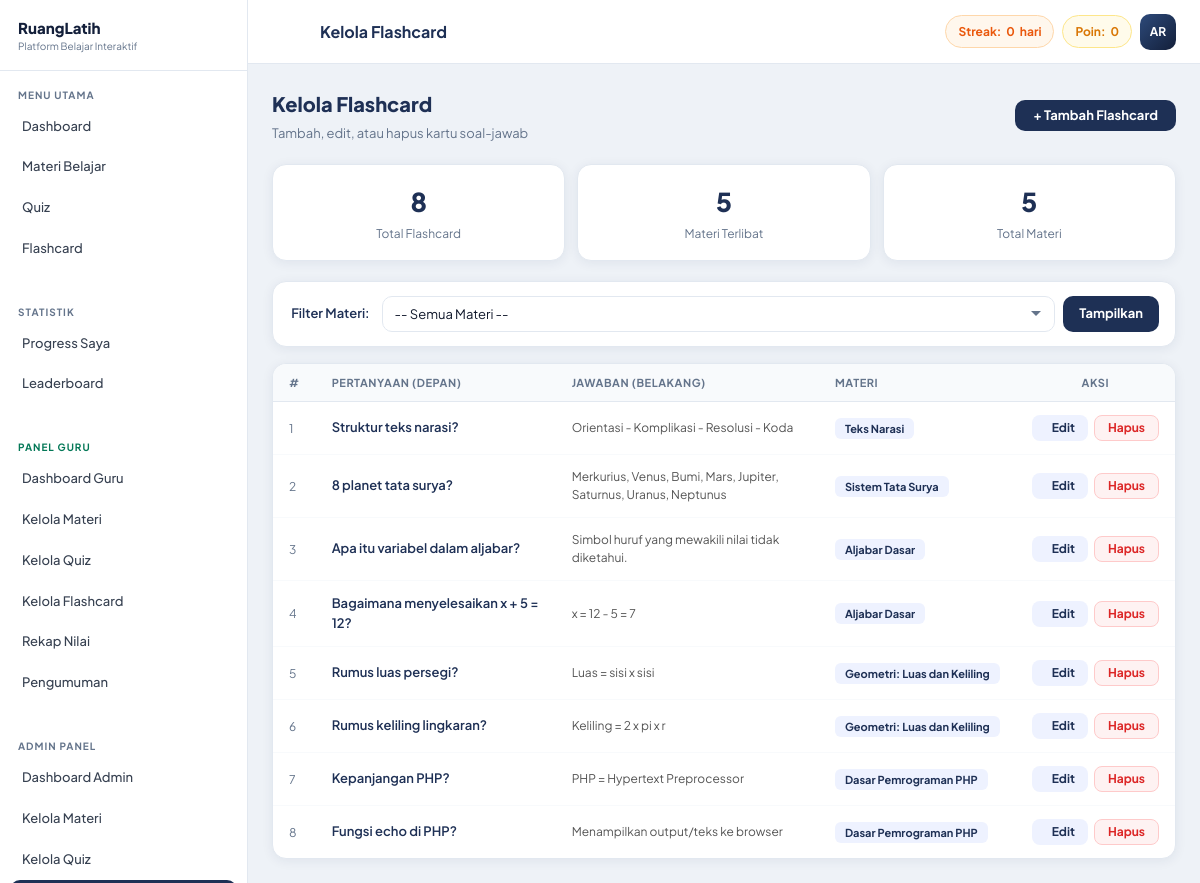
Page /admin/flashcard.php (signed in) on the committed database.
### tables this page shows
CREATE TABLE users (
    id          INT AUTO_INCREMENT PRIMARY KEY,
    name        VARCHAR(100) NOT NULL,
    email       VARCHAR(150) UNIQUE NOT NULL,
    password    VARCHAR(255) NOT NULL,
    role        ENUM('user','admin','guru') DEFAULT 'user',
    nisn        VARCHAR(10)  DEFAULT NULL COMMENT '10 digit Nomor Induk Siswa Nasional',
    no_absen    TINYINT UNSIGNED DEFAULT NULL COMMENT 'Nomor absen di kelas',
    kelas       VARCHAR(30)  DEFAULT NULL  COMMENT 'Contoh: X IPA 1, XI RPL 2',
    avatar      VARCHAR(255) DEFAULT NULL,
    total_points INT DEFAULT 0,
    streak      INT DEFAULT 0,
    last_active DATE DEFAULT NULL,
    created_at  TIMESTAMP DEFAULT CURRENT_TIMESTAMP
);

CREATE TABLE flashcards (
    id          INT AUTO_INCREMENT PRIMARY KEY,
    material_id INT NOT NULL,
    question    TEXT NOT NULL,
    answer      TEXT NOT NULL,
    FOREIGN KEY (material_id) REFERENCES materials(id) ON DELETE CASCADE
);

CREATE TABLE materials (
    id          INT AUTO_INCREMENT PRIMARY KEY,
    category_id INT NOT NULL,
    title       VARCHAR(200) NOT NULL,
    content     LONGTEXT NOT NULL,
    kelas       VARCHAR(30)  DEFAULT 'Semua' COMMENT 'Semua | X | XI | XII | X IPA 1 | dst',
    thumbnail   VARCHAR(255) DEFAULT NULL,
    created_at  TIMESTAMP DEFAULT CURRENT_TIMESTAMP,
    FOREIGN KEY (category_id) REFERENCES categories(id) ON DELETE CASCADE
);

### includes/functions.php (called while the page is built, shortened)
<?php
function getCurrentUser() {
    $db = getDB(); $id = (int)$_SESSION['user_id'];
    $r  = $db->query("SELECT * FROM users WHERE id=$id LIMIT 1");
    return $r ? $r->fetch_assoc() : null;
}
function getInitials($name) {
    $w=explode(' ',trim($name)); $i='';
    foreach(array_slice($w,0,2) as $word) $i.=strtoupper(substr($word,0,1));
    return $i;
}

### admin/flashcard.php (the view, shortened to what this page needs)
<?php
require_once __DIR__ . '/../includes/functions.php';
$db   = getDB();
$pageTitle = 'Kelola Flashcard';
$filterMid = (int)($_GET['material_id'] ?? 0);
$mats   = $db->query("SELECT m.*,c.name AS cat_name,c.icon AS cat_icon FROM materials m JOIN categories c ON m.category_id=c.id ORDER BY c.name,m.title");
$matArr = [];
while ($m = $mats->fetch_assoc()) $matArr[] = $m;
$where = $filterMid ? "WHERE f.material_id=$filterMid" : '';
$cards = $db->query("
    SELECT f.*, m.title AS mat_title, c.name AS cat_name, c.icon AS cat_icon
    FROM flashcards f
    JOIN materials m ON f.material_id = m.id
    JOIN categories c ON m.category_id = c.id
    $where
    ORDER BY c.name, m.title, f.id
");
include __DIR__ . '/../includes/header.php';
?>
<div style="display:flex;align-items:center;justify-content:space-between;margin-bottom:20px;flex-wrap:wrap;gap:12px">
    <div>
        <div style="font-size:20px;font-weight:800;color:var(--navy)">Kelola Flashcard</div>
        <div style="font-size:13px;color:var(--muted);margin-top:3px">Tambah, edit, atau hapus kartu soal-jawab</div>
    </div>
    <button onclick="openModal('addModal')" class="btn btn-navy">+ Tambah Flashcard</button>
</div>
<?php
$totalCards        = $db->query("SELECT COUNT(*) AS c FROM flashcards")->fetch_assoc()['c'];
$totalMatsWithCards= $db->query("SELECT COUNT(DISTINCT material_id) AS c FROM flashcards")->fetch_assoc()['c'];
?>
<div style="display:grid;grid-template-columns:repeat(auto-fit,minmax(140px,1fr));gap:12px;margin-bottom:20px">
    <div class="card" style="padding:16px;text-align:center">
        <div style="font-size:26px;font-weight:800;color:var(--navy)"><?= $totalCards ?></div>
        <div style="font-size:12px;color:var(--muted);margin-top:2px">Total Flashcard</div>
    </div>
    <div class="card" style="padding:16px;text-align:center">
        <div style="font-size:26px;font-weight:800;color:var(--navy)"><?= $totalMatsWithCards ?></div>
        <div style="font-size:12px;color:var(--muted);margin-top:2px">Materi Terlibat</div>
    </div>
    <div class="card" style="padding:16px;text-align:center">
        <div style="font-size:26px;font-weight:800;color:var(--navy)"><?= count($matArr) ?></div>
        <div style="font-size:12px;color:var(--muted);margin-top:2px">Total Materi</div>
    </div>
</div>
<div class="card" style="padding:14px 16px;margin-bottom:16px;display:flex;align-items:center;gap:12px;flex-wrap:wrap">
    <span style="font-size:13px;font-weight:600;color:var(--navy);white-space:nowrap">
        <?= icon('search') ?> Filter Materi:
    </span>
    <form method="GET" style="display:flex;gap:8px;flex:1;min-width:200px">
        <select name="material_id" class="form-input form-select" style="flex:1;font-size:13px;padding:8px 12px">
            <option value="0">-- Semua Materi --</option>
        </select>
        <button type="submit" class="btn btn-navy" style="padding:8px 16px;font-size:13px">Tampilkan</button>
    </form>
</div>
<div class="card" style="overflow:hidden">
    <div style="overflow-x:auto">
    <table class="data-table">
        <thead>
            <tr>
                <th style="width:40px">#</th>
                <th>Pertanyaan (Depan)</th>
                <th>Jawaban (Belakang)</th>
                <th>Materi</th>
                <th style="text-align:center;width:130px">Aksi</th>
            </tr>
        </thead>
        <tbody>
        <?php $no = 1; $hasRows = false; while ($f = $cards->fetch_assoc()): $hasRows = true; ?>
        <tr>
            <td style="color:var(--muted);font-size:12px"><?= $no++ ?></td>
            <td>
                <div style="font-size:13px;font-weight:600;color:var(--navy);max-width:260px;line-height:1.5">
                    <?= htmlspecialchars(mb_strimwidth($f['question'], 0, 90, '…')) ?>
                </div>
            </td>
            <td>
                <div style="font-size:12px;color:#555;max-width:260px;line-height:1.5">
                    <?= htmlspecialchars(mb_strimwidth($f['answer'], 0, 90, '…')) ?>
                </div>
            </td>
            <td>
                <span style="background:var(--navy-pale);color:var(--navy);font-size:11px;font-weight:700;padding:4px 10px;border-radius:6px;white-space:nowrap">
                    <?= htmlspecialchars($f['mat_title']) ?>
                </span>
            </td>
            <td>
                <div style="display:flex;gap:6px;justify-content:center">
                    <button onclick='openEditFC(<?= json_encode([
                        "id"          => $f["id"],
                        "material_id" => $f["material_id"],
                        "question"    => $f["question"],
                        "answer"      => $f["answer"]
                    ]) ?>)'
                        class="btn btn-sm" style="background:var(--navy-pale);color:var(--navy)">
                        <?= icon('pencil', '0.9em') ?> Edit
                    </button>
                    <form method="POST" onsubmit="return confirm('Hapus flashcard ini?')">
                        <button type="submit" class="btn btn-red btn-sm">Hapus</button>
                    </form>
                </div>
            </td>
        </tr>
        <?php endwhile; ?>
        </tbody>
    </table>
    </div>
</div>
<?php include __DIR__ . '/../includes/footer.php'; ?>

### includes/header.php (shortened to what this page needs)
<!DOCTYPE html>
<html lang="id">
<head>
<link href="https://cdn.jsdelivr.net/npm/@tabler/icons-webfont@2.40.0/tabler-icons.min.css" rel="stylesheet">
<link rel="stylesheet" href="<?= APP_URL ?>/assets/css/custom.css">
</head>
<body>
<div class="app-wrap">
<?php include __DIR__ . '/sidebar.php'; ?>
<div class="main-area">
<header class="topbar">
    <div class="topbar-left">
        <button class="topbar-menu-btn" onclick="toggleSidebar()">
        </button>
        <div class="topbar-title"><?= isset($pageTitle) ? htmlspecialchars($pageTitle) : APP_NAME ?></div>
    </div>
    <div class="topbar-right">
        <?php if ($user): ?>
        <div class="topbar-badge topbar-streak">
            Streak: <strong><?= (int)$user['streak'] ?></strong> hari
        </div>
        <div class="topbar-badge topbar-pts">
            Poin: <strong><?= number_format((int)$user['total_points']) ?></strong>
        </div>
        <div class="topbar-avatar" title="<?= htmlspecialchars($user['name']) ?>">
            <?= getInitials($user['name']) ?>
        </div>
        <?php endif; ?>
    </div>
</header>
<main class="page-content">

### assets/css/custom.css (style rules this page uses)
:root { --navy: #1e3055; --navy-dk: #131f3a; --navy-lt: #2d4a7a; --navy-pale: #eef2ff; --gold: #f59e0b; --gold-dk: #d97706; --gold-lt: #fde68a; --gold-pale: #fffbeb; --bg: #eef2f7; --white: #ffffff; --text: #0f172a; --muted: #64748b; --border: #e2e8f0; --r: 14px; --r-lg: 20px; --r-xl: 28px; --shadow: 0 2px 12px rgba(30,48,85,.07); --shadow-lg: 0 8px 32px rgba(30,48,85,.14); --sidebar-w: 248px; --topbar-h: 64px; }
*,:before,:after { box-sizing:border-box;margin:0;padding:0 }
body { font-family:'Plus Jakarta Sans',system-ui,sans-serif;background:var(--bg);color:var(--text);font-size:14px;line-height:1.6;-webkit-font-smoothing:antialiased }
input,select,textarea,button { font-family:inherit }
.app-wrap { display:flex;min-height:100vh }
.main-area { flex:1;display:flex;flex-direction:column;margin-left:var(--sidebar-w);min-width:0;transition:margin .3s }
.topbar { background:var(--white); border-bottom:1px solid var(--border); height:var(--topbar-h);padding:0 24px; display:flex;align-items:center;justify-content:space-between; position:sticky;top:0;z-index:80; flex-shrink:0; }
.topbar-left { display:flex;align-items:center;gap:12px }
.topbar-menu-btn { background:none;border:none;cursor:pointer; width:36px;height:36px;border-radius:9px; display:flex;align-items:center;justify-content:center; font-size:20px;color:var(--muted); transition:background .15s; }
.topbar-title { font-weight:700;font-size:16px;color:var(--navy) }
.topbar-right { display:flex;align-items:center;gap:8px }
.topbar-badge { display:flex;align-items:center;gap:5px; padding:6px 12px;border-radius:99px;font-size:12px;font-weight:700; }
.topbar-streak { background:#fff7ed;color:#ea580c;border:1px solid #fed7aa }
.topbar-pts { background:var(--gold-pale);color:var(--gold-dk);border:1px solid var(--gold-lt) }
.topbar-avatar { width:36px;height:36px;border-radius:10px; background:linear-gradient(135deg,var(--navy-lt),var(--navy-dk)); color:var(--white);font-weight:700;font-size:12px; display:flex;align-items:center;justify-content:center;cursor:pointer; }
.page-content { flex:1;padding:24px;animation:pgFade .25s ease }
.btn { display:inline-flex;align-items:center;gap:7px;padding:9px 18px;border-radius:10px;font-size:13px;font-weight:700;border:none;cursor:pointer;transition:all .15s;line-height:1 }
.btn-navy { background:var(--navy);color:var(--white) }
.btn-red { background:#fef2f2;color:#dc2626;border:1px solid #fecaca }
.btn-sm { padding:6px 13px;font-size:12px;border-radius:8px }
.card { background:var(--white);border-radius:var(--r);border:1px solid var(--border);box-shadow:var(--shadow);overflow:hidden }
.data-table { width:100%;border-collapse:collapse;font-size:13px }
.data-table th { background:#f8fafc;padding:10px 16px;text-align:left;font-size:11px;font-weight:700;color:var(--muted);text-transform:uppercase;letter-spacing:.05em;border-bottom:1px solid var(--border) }
.data-table td { padding:13px 16px;border-bottom:1px solid #f8fafc;vertical-align:middle }
.data-table tbody tr:last-child td { border:none }
.form-input { width:100%;padding:10px 14px; border:1.5px solid var(--border);border-radius:10px; font-size:13px;color:var(--text);background:var(--white); transition:border-color .15s,box-shadow .15s;outline:none; }
.form-select { appearance:none;background-repeat:no-repeat;background-position:right 12px center;padding-right:36px }

### rows in the picture
users: streak "0", total_points "0", name "AR"
flashcards: question "Struktur teks narasi?", answer "Orientasi - Komplikasi - Resolusi - Koda", material.title "Teks Narasi"
flashcards: question "8 planet tata surya?", answer "Merkurius, Venus, Bumi, Mars, Jupiter, Saturnus, Uranus, Neptunus", material.title "Sistem Tata Surya"
flashcards: question "Apa itu variabel dalam aljabar?", answer "Simbol huruf yang mewakili nilai tidak diketahui.", material.title "Aljabar Dasar"
flashcards: question "Bagaimana menyelesaikan x + 5 = 12?", answer "x = 12 - 5 = 7", material.title "Aljabar Dasar"
flashcards: question "Rumus luas persegi?", answer "Luas = sisi x sisi", material.title "Geometri: Luas dan Keliling"
flashcards: question "Rumus keliling lingkaran?", answer "Keliling = 2 x pi x r", material.title "Geometri: Luas dan Keliling"
flashcards: question "Kepanjangan PHP?", answer "PHP = Hypertext Preprocessor", material.title "Dasar Pemrograman PHP"
flashcards: question "Fungsi echo di PHP?", answer "Menampilkan output/teks ke browser", material.title "Dasar Pemrograman PHP"

### other values in the picture
$label "Dashboard Materi Belajar Quiz Flashcard Progress Saya Leaderboard Dashboard Guru Kelola Materi Kelola Quiz Kelola Flashcard Rekap Nilai Pengumuman Dashboard Admin Kelola Materi Kelola Quiz"
$pageTitle "Kelola Flashcard"
$totalCards "8"
$totalMatsWithCards "5"
count($matArr) "5"
